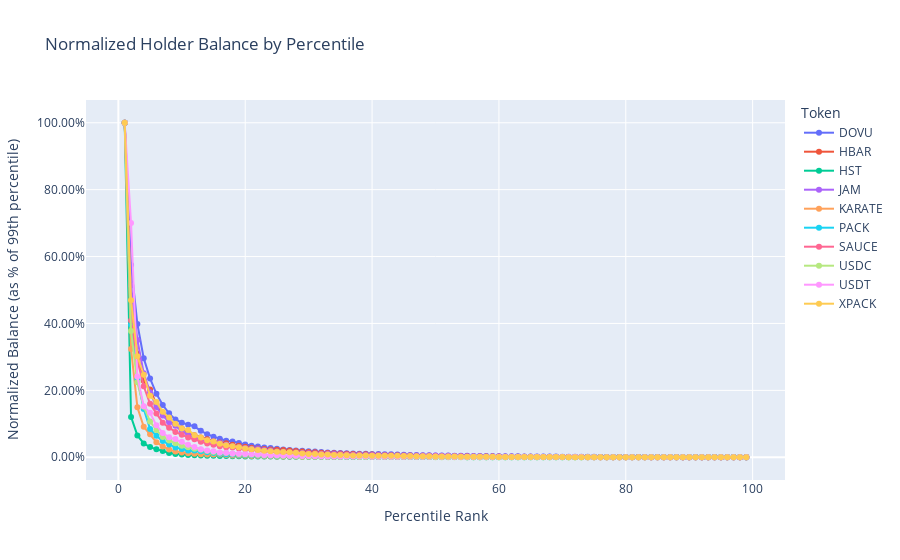

Write notebook code for a chart like this one.
### Code cell
fig1.update_layout(
    title='Normalized Holder Balance by Percentile',
    xaxis_title='Percentile Rank',
    yaxis_title='Normalized Balance (as % of 99th percentile)',
    yaxis_tickformat='.2%',
    hovermode='x unified',
    legend_title='Token'
)
